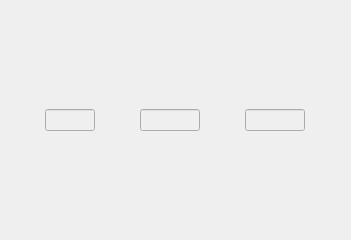
<?xml version="1.0" encoding="UTF-8"?>
<ui version="4.0">
 <class>widgetCommonContainer</class>
 <widget class="QWidget" name="widgetCommonContainer">
  <property name="geometry">
   <rect>
    <x>0</x>
    <y>0</y>
    <width>351</width>
    <height>240</height>
   </rect>
  </property>
  <property name="sizePolicy">
   <sizepolicy hsizetype="Expanding" vsizetype="Fixed">
    <horstretch>0</horstretch>
    <verstretch>0</verstretch>
   </sizepolicy>
  </property>
  <property name="minimumSize">
   <size>
    <width>0</width>
    <height>240</height>
   </size>
  </property>
  <property name="maximumSize">
   <size>
    <width>16777215</width>
    <height>240</height>
   </size>
  </property>
  <property name="windowTitle">
   <string notr="true"/>
  </property>
  <layout class="QVBoxLayout" name="verticalLayout_2">
   <property name="spacing">
    <number>0</number>
   </property>
   <property name="leftMargin">
    <number>0</number>
   </property>
   <property name="topMargin">
    <number>0</number>
   </property>
   <property name="rightMargin">
    <number>0</number>
   </property>
   <property name="bottomMargin">
    <number>0</number>
   </property>
   <item>
    <layout class="QVBoxLayout" name="verticalLayout">
     <property name="spacing">
      <number>2</number>
     </property>
    </layout>
   </item>
   <item>
    <layout class="QHBoxLayout" name="SettingHLayout">
     <property name="spacing">
      <number>0</number>
     </property>
     <item>
      <widget class="QLineEdit" name="lECurCol">
       <property name="enabled">
        <bool>false</bool>
       </property>
       <property name="maximumSize">
        <size>
         <width>50</width>
         <height>16777215</height>
        </size>
       </property>
      </widget>
     </item>
     <item>
      <widget class="QLineEdit" name="lEScaleTime">
       <property name="enabled">
        <bool>false</bool>
       </property>
       <property name="maximumSize">
        <size>
         <width>60</width>
         <height>16777215</height>
        </size>
       </property>
      </widget>
     </item>
     <item>
      <widget class="QLineEdit" name="lERealTime">
       <property name="enabled">
        <bool>false</bool>
       </property>
       <property name="maximumSize">
        <size>
         <width>60</width>
         <height>16777215</height>
        </size>
       </property>
      </widget>
     </item>
    </layout>
   </item>
  </layout>
 </widget>
 <resources/>
 <connections/>
</ui>
